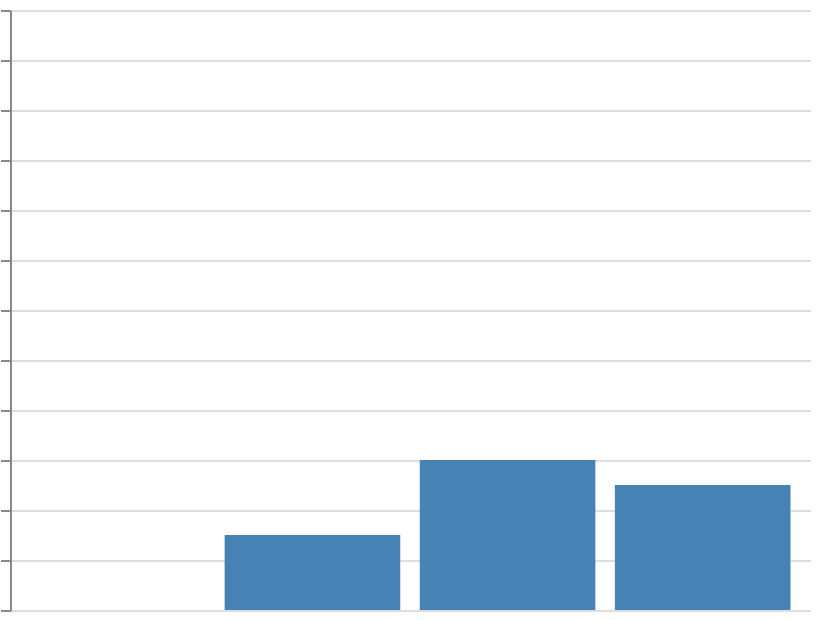

The Vega-Lite source for this figure:
### Vega specification from a JSON file in a GitHub repository (floating-point values rounded to 4 significant figures)
{"$schema": "https://vega.github.io/schema/vega/v6.json", "width": 400, "height": 300, "padding": 5, "autosize": "none", "data": [{"name": "table", "values": [{"x": 1, "y": 2, "z": 9}, {"x": 2, "y": 4, "z": 1}, {"x": 3, "y": 3, "z": 6}, {"x": 4, "y": 5, "z": 3}, {"x": 1, "y": 6, "z": 7}, {"x": 2, "y": 3, "z": 2}, {"x": 3, "y": 2, "z": 8}, {"x": 4, "y": 4, "z": 5}], "transform": [{"type": "crossfilter", "signal": "xf", "fields": ["y"], "query": [{"signal": "yr"}]}]}, {"name": "cross", "source": "table", "transform": [{"type": "resolvefilter", "filter": {"signal": "xf"}, "ignore": 0}, {"type": "aggregate", "groupby": ["x"], "fields": ["z"], "ops": ["sum"], "as": ["z_sum"], "key": "x", "drop": false}]}], "marks": [{"type": "rect", "from": {"data": "cross"}, "encode": {"update": {"x": {"scale": "x", "field": "x"}, "width": {"scale": "x", "band": 1}, "y": {"scale": "y", "field": "z_sum"}, "y2": {"scale": "y", "value": 0}, "fill": {"value": "steelblue"}}}}], "scales": [{"name": "x", "type": "band", "domain": [1, 2, 3, 4], "range": "width", "padding": 0.1}, {"name": "y", "type": "linear", "domain": [0, 24], "range": [{"signal": "height"}, 0]}], "axes": [{"scale": "y", "orient": "left", "grid": true, "labels": false}], "signals": [{"name": "yr", "value": [3, 5]}]}
